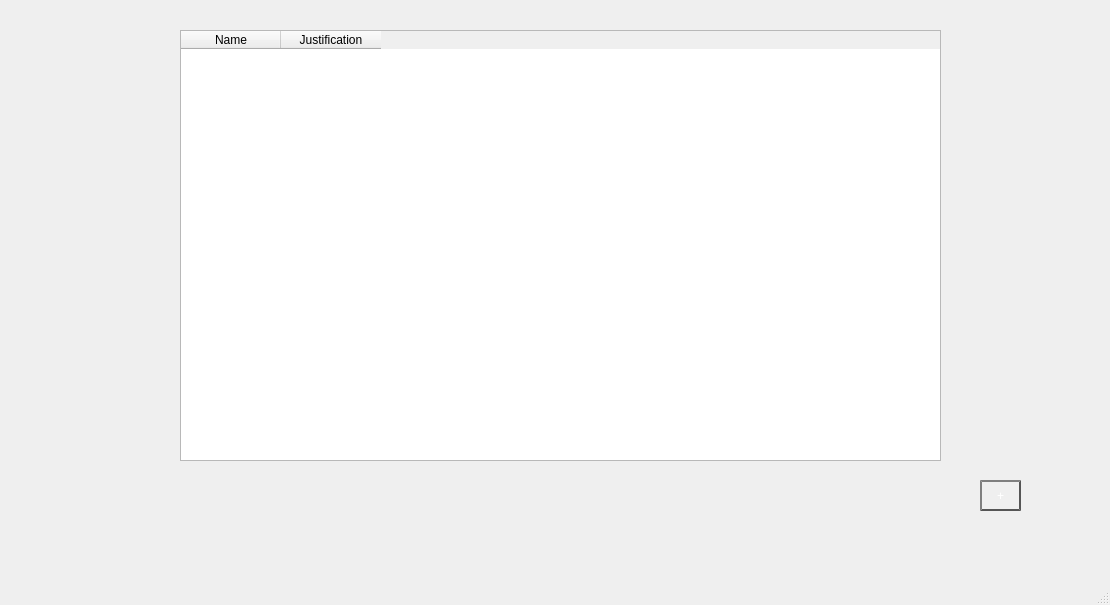
<?xml version="1.0" encoding="UTF-8"?>
<ui version="4.0">
 <class>MainWindow</class>
 <widget class="QMainWindow" name="MainWindow">
  <property name="geometry">
   <rect>
    <x>0</x>
    <y>0</y>
    <width>1110</width>
    <height>605</height>
   </rect>
  </property>
  <property name="windowTitle">
   <string>MainWindow</string>
  </property>
  <widget class="QWidget" name="centralwidget">
   <widget class="QPushButton" name="openAddWindow">
    <property name="geometry">
     <rect>
      <x>980</x>
      <y>480</y>
      <width>41</width>
      <height>31</height>
     </rect>
    </property>
    <property name="autoFillBackground">
     <bool>true</bool>
    </property>
    <property name="styleSheet">
     <string notr="true">QPushButton {
    color: #fff; /* Text color */
    border: 2px solid #555; /* Border color */
    border-radius: 100px; /* Make the button round */
    border-style: outset;
    background: #000
    padding: 10px 20px; /* Add some padding for better button size */
}

QPushButton:hover {
    background: qradialgradient(
        cx: 0.3, cy: 0.3, fx: 0.3, fy: 0.3,
        radius: 1.35, stop: 0 #bbb, stop: 1 #777
    ); /* Darker gray gradient on hover */
}

QPushButton:pressed {
    background: qradialgradient(
        cx: 0.3, cy: 0.3, fx: 0.3, fy: 0.3,
        radius: 1.35, stop: 0 #aaa, stop: 1 #555
    ); /* Even darker gray when pressed */
}
</string>
    </property>
    <property name="text">
     <string>+</string>
    </property>
    <property name="default">
     <bool>false</bool>
    </property>
    <property name="flat">
     <bool>false</bool>
    </property>
   </widget>
   <widget class="QTableWidget" name="tableWidget">
    <property name="geometry">
     <rect>
      <x>180</x>
      <y>30</y>
      <width>761</width>
      <height>431</height>
     </rect>
    </property>
    <column>
     <property name="text">
      <string>Name</string>
     </property>
    </column>
    <column>
     <property name="text">
      <string>Justification</string>
     </property>
    </column>
   </widget>
  </widget>
  <widget class="QMenuBar" name="menubar">
   <property name="geometry">
    <rect>
     <x>0</x>
     <y>0</y>
     <width>1110</width>
     <height>22</height>
    </rect>
   </property>
  </widget>
  <widget class="QStatusBar" name="statusbar"/>
 </widget>
 <resources/>
 <connections/>
</ui>
